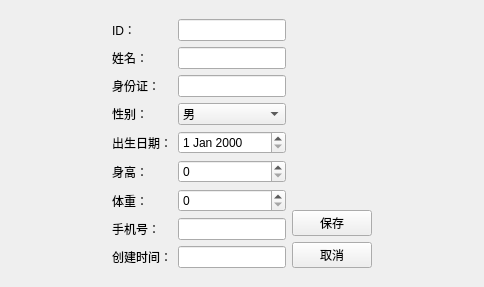
<?xml version="1.0" encoding="UTF-8"?>
<ui version="4.0">
 <class>PatientEditView</class>
 <widget class="QWidget" name="PatientEditView">
  <property name="geometry">
   <rect>
    <x>0</x>
    <y>0</y>
    <width>484</width>
    <height>287</height>
   </rect>
  </property>
  <property name="windowTitle">
   <string>编辑患者信息</string>
  </property>
  <layout class="QVBoxLayout" name="verticalLayout_2">
   <item>
    <spacer name="verticalSpacer_3">
     <property name="orientation">
      <enum>Qt::Orientation::Vertical</enum>
     </property>
     <property name="sizeHint" stdset="0">
      <size>
       <width>20</width>
       <height>21</height>
      </size>
     </property>
    </spacer>
   </item>
   <item>
    <layout class="QHBoxLayout" name="horizontalLayout_2">
     <item>
      <spacer name="horizontalSpacer">
       <property name="orientation">
        <enum>Qt::Orientation::Horizontal</enum>
       </property>
       <property name="sizeHint" stdset="0">
        <size>
         <width>82</width>
         <height>17</height>
        </size>
       </property>
      </spacer>
     </item>
     <item>
      <layout class="QHBoxLayout" name="horizontalLayout">
       <item>
        <layout class="QFormLayout" name="formLayout">
         <item row="0" column="0">
          <widget class="QLabel" name="label">
           <property name="text">
            <string>ID： </string>
           </property>
          </widget>
         </item>
         <item row="0" column="1">
          <widget class="QLineEdit" name="dbEditID"/>
         </item>
         <item row="1" column="0">
          <widget class="QLabel" name="label_2">
           <property name="text">
            <string>姓名：</string>
           </property>
          </widget>
         </item>
         <item row="1" column="1">
          <widget class="QLineEdit" name="dbEditName"/>
         </item>
         <item row="2" column="0">
          <widget class="QLabel" name="label_3">
           <property name="text">
            <string>身份证：</string>
           </property>
          </widget>
         </item>
         <item row="2" column="1">
          <widget class="QLineEdit" name="dbEditIDCard"/>
         </item>
         <item row="3" column="0">
          <widget class="QLabel" name="label_4">
           <property name="sizePolicy">
            <sizepolicy hsizetype="Fixed" vsizetype="Preferred">
             <horstretch>0</horstretch>
             <verstretch>0</verstretch>
            </sizepolicy>
           </property>
           <property name="text">
            <string>性别：</string>
           </property>
          </widget>
         </item>
         <item row="3" column="1">
          <widget class="QComboBox" name="dbComboSex">
           <property name="sizePolicy">
            <sizepolicy hsizetype="Preferred" vsizetype="Preferred">
             <horstretch>0</horstretch>
             <verstretch>0</verstretch>
            </sizepolicy>
           </property>
           <item>
            <property name="text">
             <string>男</string>
            </property>
           </item>
           <item>
            <property name="text">
             <string>女</string>
            </property>
           </item>
          </widget>
         </item>
         <item row="4" column="0">
          <widget class="QLabel" name="label_5">
           <property name="text">
            <string>出生日期：</string>
           </property>
          </widget>
         </item>
         <item row="4" column="1">
          <widget class="QDateEdit" name="dbDateEditDOB"/>
         </item>
         <item row="5" column="0">
          <widget class="QLabel" name="label_6">
           <property name="text">
            <string>身高：</string>
           </property>
          </widget>
         </item>
         <item row="5" column="1">
          <widget class="QSpinBox" name="dbSpinHeight">
           <property name="maximum">
            <number>250</number>
           </property>
          </widget>
         </item>
         <item row="6" column="0">
          <widget class="QLabel" name="label_7">
           <property name="text">
            <string>体重：</string>
           </property>
          </widget>
         </item>
         <item row="6" column="1">
          <widget class="QSpinBox" name="dbSpinWeight">
           <property name="maximum">
            <number>1000</number>
           </property>
          </widget>
         </item>
         <item row="7" column="0">
          <widget class="QLabel" name="label_8">
           <property name="text">
            <string>手机号：</string>
           </property>
          </widget>
         </item>
         <item row="7" column="1">
          <widget class="QLineEdit" name="dbEditMobile"/>
         </item>
         <item row="8" column="0">
          <widget class="QLabel" name="label_9">
           <property name="text">
            <string>创建时间：</string>
           </property>
          </widget>
         </item>
         <item row="8" column="1">
          <widget class="QLineEdit" name="dbCreatedTimeStamp"/>
         </item>
        </layout>
       </item>
       <item>
        <layout class="QVBoxLayout" name="verticalLayout">
         <item>
          <spacer name="verticalSpacer">
           <property name="orientation">
            <enum>Qt::Orientation::Vertical</enum>
           </property>
           <property name="sizeHint" stdset="0">
            <size>
             <width>20</width>
             <height>40</height>
            </size>
           </property>
          </spacer>
         </item>
         <item>
          <widget class="QPushButton" name="pushButton">
           <property name="text">
            <string>保存</string>
           </property>
          </widget>
         </item>
         <item>
          <widget class="QPushButton" name="pushButton_2">
           <property name="text">
            <string>取消</string>
           </property>
          </widget>
         </item>
        </layout>
       </item>
      </layout>
     </item>
     <item>
      <spacer name="horizontalSpacer_2">
       <property name="orientation">
        <enum>Qt::Orientation::Horizontal</enum>
       </property>
       <property name="sizeHint" stdset="0">
        <size>
         <width>37</width>
         <height>17</height>
        </size>
       </property>
      </spacer>
     </item>
    </layout>
   </item>
   <item>
    <spacer name="verticalSpacer_2">
     <property name="orientation">
      <enum>Qt::Orientation::Vertical</enum>
     </property>
     <property name="sizeHint" stdset="0">
      <size>
       <width>20</width>
       <height>21</height>
      </size>
     </property>
    </spacer>
   </item>
  </layout>
 </widget>
 <resources/>
 <connections/>
</ui>
